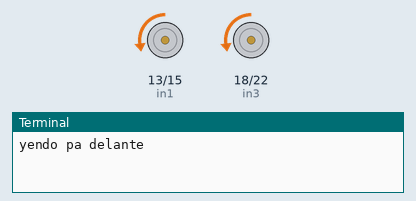
Recording of a program running on a simulated Raspberry Pi (header pin numbers). Parts: motor-driver pin pairs drawn as motors (green arrow = first pin HIGH = forward, orange = second pin HIGH = backward, longer = more drive, scaled by the enable pin), the last lines printed to the terminal. At 15.0 s the program stops and its outputs stay as they are.

Above: at 0.1 s.
At 15.1 s:
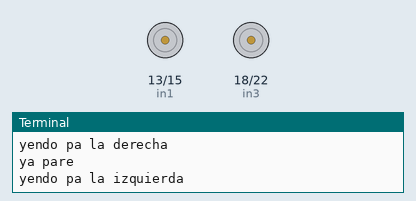
Timing chart, 0 to 16.5 s (numbered marks = the images above):
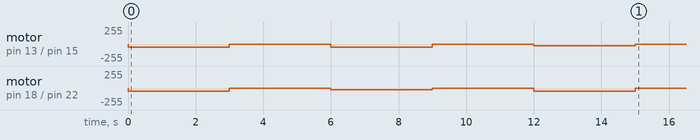

The program:

carrito.py
```python
import RPi.GPIO as gpio
import time

#enumeracion del GPIO por posicion del BOARD
gpio.setmode(gpio.BOARD)
gpio.setwarnings(False)


class car():
	def __init__(self, enable1, in1, in2, enable2, in3, in4):
		#declara las variables self para su uso en la clase
		#motor1
		self.enable1 = enable1
		self.in1 = in1
		self.in2 = in2
		#motor2
		self.enable2 = enable2
		self.in3 = in3
		self.in4 = in4

		#GPIO salida pwm1, in1, in2
		gpio.setup(self.enable1, gpio.OUT)
		gpio.setup(self.in1, gpio.OUT)
		gpio.setup(self.in2, gpio.OUT)
		#GPIO salida pwm2, in3, in4
		gpio.setup(self.enable2, gpio.OUT)
		gpio.setup(self.in3, gpio.OUT)
		gpio.setup(self.in4, gpio.OUT)

		#GPIO pwm1, pwm2 salida PWM
		self.pwm1 = gpio.PWM(self.enable1, 500)
		self.pwm2 = gpio.PWM(self.enable2, 500)

		#Define el comienzo del PWM
		self.pwm1.start(0)
		self.pwm2.start(0)

	def adelante(self):
		#cambia el DutyCicle a 100%
		self.pwm1.ChangeDutyCycle(20)
		gpio.output(self.in1, gpio.LOW)
		gpio.output(self.in2, gpio.HIGH)

		self.pwm2.ChangeDutyCycle(20)
		gpio.output(self.in3, gpio.LOW)
		gpio.output(self.in4, gpio.HIGH)
		print("yendo pa delante")


	def derecha(self):
		self.pwm1.ChangeDutyCycle(20)
		gpio.output(self.in1, gpio.LOW)
		gpio.output(self.in2, gpio.HIGH)

		self.pwm2.ChangeDutyCycle(10)
		gpio.output(self.in3, gpio.LOW)
		gpio.output(self.in4, gpio.HIGH)
		print("yendo pa la derecha")

	def izquierda(self):
		self.pwm1.ChangeDutyCycle(10)
		gpio.output(self.in1, gpio.LOW)
		gpio.output(self.in2, gpio.HIGH)

		self.pwm2.ChangeDutyCycle(20)
		gpio.output(self.in3, gpio.LOW)
		gpio.output(self.in4, gpio.HIGH)
		print("yendo pa la izquierda")

	def parar(self):
		self.pwm1.ChangeDutyCycle(0)
		self.pwm2.ChangeDutyCycle(0)

		gpio.output(self.in1, gpio.LOW)
		gpio.output(self.in2, gpio.LOW)
		gpio.output(self.in3, gpio.LOW)
		gpio.output(self.in4, gpio.LOW)
		print("ya pare")


def main():

	car.adelante()
	time.sleep(3)

	car.parar()
	time.sleep(3)

	car.derecha()
	time.sleep(3)

	car.parar()
	time.sleep(3)

	car.izquierda()
	time.sleep(3)

	gpio.cleanup()

if __name__ == "__main__":

	enable1 = 11
	in1 = 13
	in2 = 15
	enable2 = 16
	in3 = 18
	in4 = 22

	car = car(enable1, in1, in2, enable2, in3, in4)

	main()
```

Measured:
- by itself, motor on pin 13 (in1) / pin 15 (in2): stopped → backward 51/255 at 0.00 s, → stopped 3.0 s later, → backward 51/255 3.0 s later, → stopped 3.0 s later, … (6 changes in this stretch)
- by itself, motor on pin 18 (in3) / pin 22 (in4): stopped → backward 51/255 at 0.00 s, → stopped 3.0 s later, → backward 26/255 3.0 s later, → stopped 3.0 s later, … (6 changes in this stretch)
